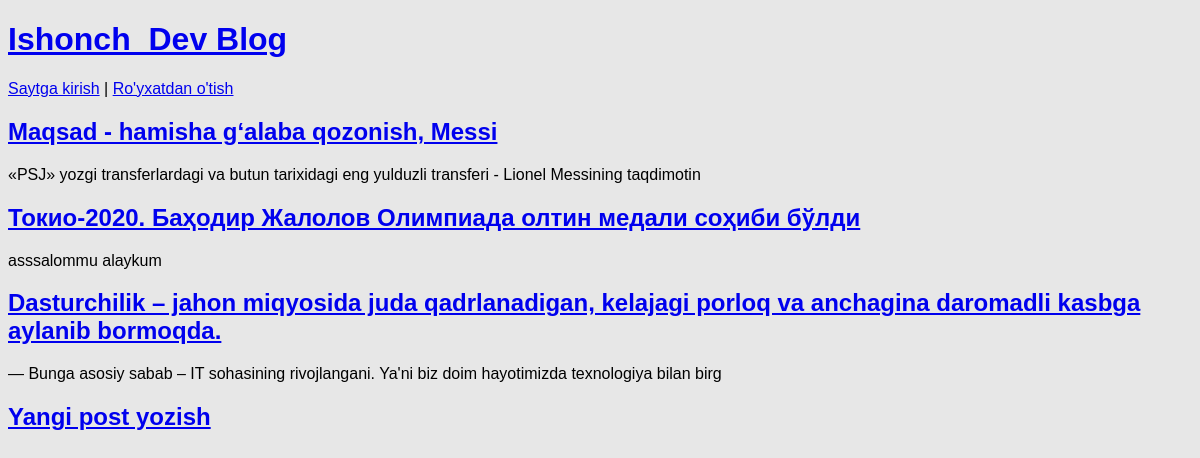
The page / on the database its author committed.
### blog/models.py (models this page shows, shortened)
class Post(models.Model):
	title = models.CharField(max_length=200)
	author = models.ForeignKey(
		'auth.User',
		on_delete=models.CASCADE
		)
	body = models.TextField()

### blog/views.py (the view)
# urls.py: path('',BlogListView.as_view(), name='home'),
class BlogListView(ListView):
	model = Post
	template_name = 'home.html'

### templates/home.html
{% extends 'base.html' %}
{% block content %}
	{% for post in object_list %}
		<div class="post-entry">
			<h2><a href="{% url 'post_detail' post.pk %}">{{ post.title }}</a></h2>
			<p>{{ post.body | slice:":100" }}</p>
		</div>
	{% endfor %}
{% endblock content %}

### templates/base.html (shortened to what this page needs)
{% load static %}
<!DOCTYPE html>
<html lang="en">
<head>
	<link rel="stylesheet" href="{% static 'css/base.css' %}">
</head>
<body>
	<header>
		<h1><a href="{% url 'home' %}">Ishonch_Dev Blog</a></h1>
	</header>
	{% if user.is_authenticated %}
		<p>Xush kelibsiz, {{ user.username }}</p>
		<p><a href="{% url 'logout' %}">Chiqib ketish</a></p>
	{% else %}
		<p>
			<a href="{% url 'login' %}">Saytga kirish</a> |
			<a href="{% url 'signup' %}">Ro'yxatdan o'tish</a>
		</p>
	{% endif %}
	<div>
		{% block content %}
		{% endblock content %}
	</div>
	<footer>
		<h2><a href="{% url 'post_new' %}">Yangi post yozish</a></h2>
	</footer>
</body>
</html>

### static/css/base.css (style rules this page uses)
body { font-family: 'Raleway', sans-serif; background-color: #e7e7e7; }

### rows shown on the page
Post: title "Maqsad - hamisha g‘alaba qozonish, Messi", body "«PSJ» yozgi transferlardagi va butun tarixidagi eng yulduzli transferi - Lionel Messining taqdimotin"
Post: title "Токио-2020. Баҳодир Жалолов Oлимпиада олтин медали соҳиби бўлди", body "asssalommu alaykum"
Post: title "Dasturchilik – jahon miqyosida juda qadrlanadigan, kelajagi porloq va anchagina daromadli kasbga aylanib bormoqda.", body "― Bunga asosiy sabab – IT sohasining rivojlangani. Ya'ni biz doim hayotimizda texnologiya bilan birg"
